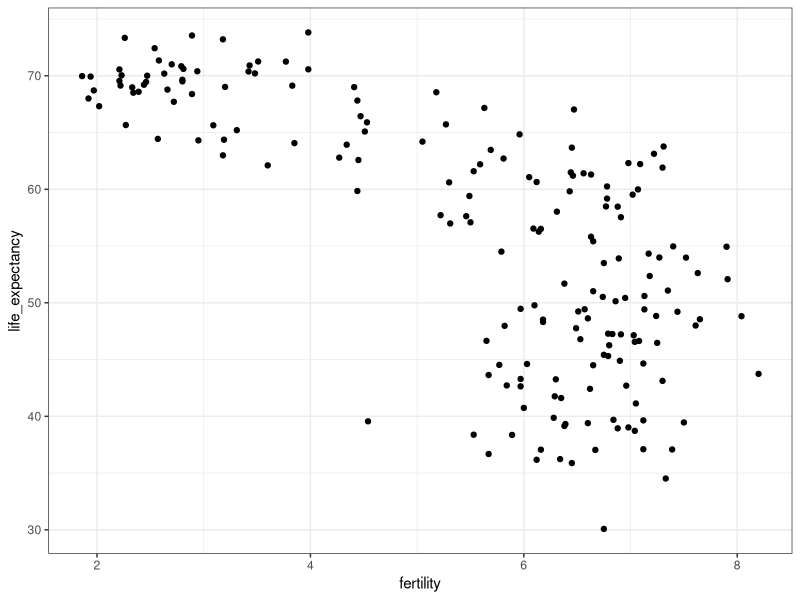
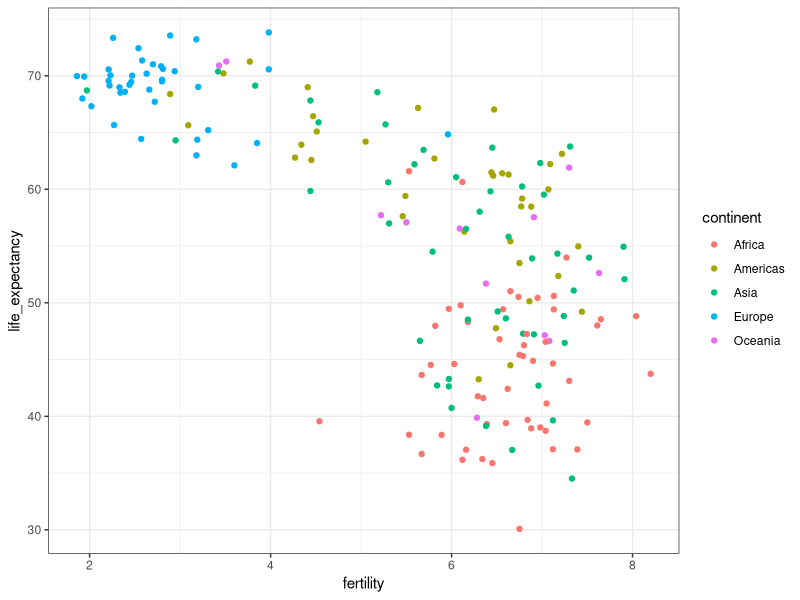
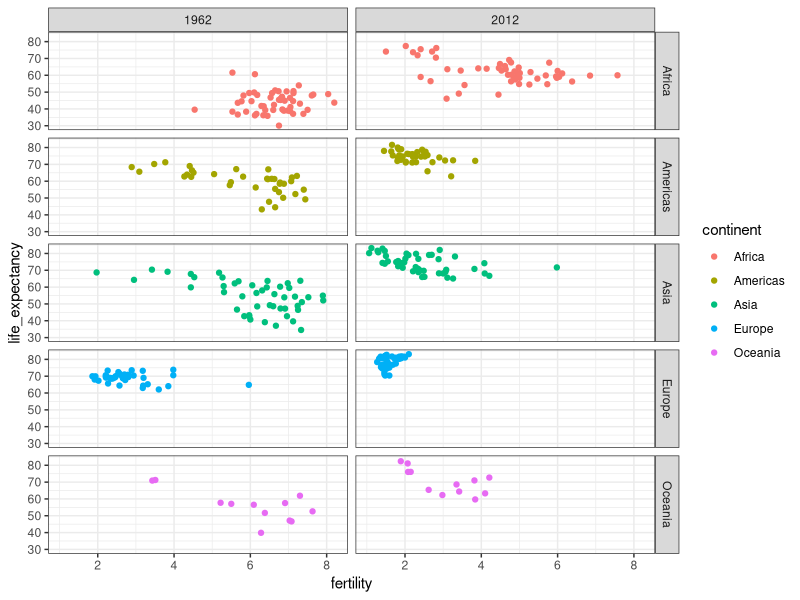
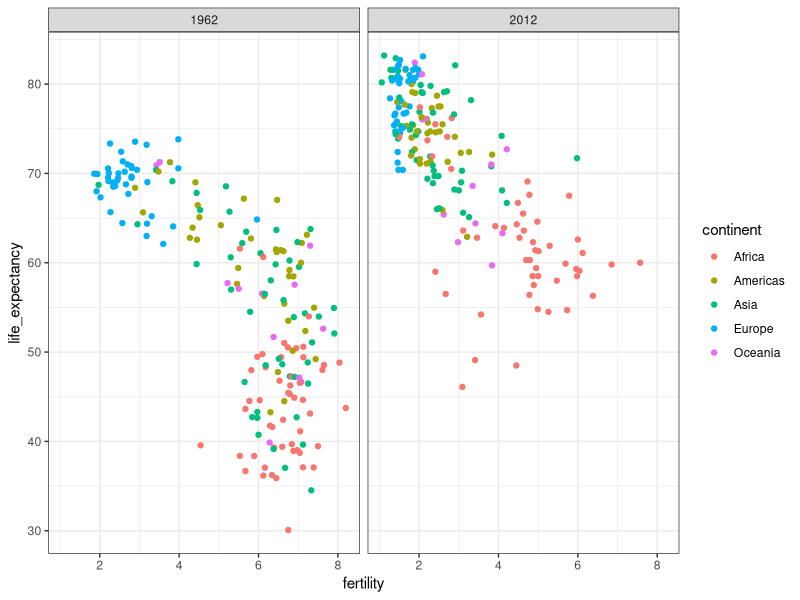
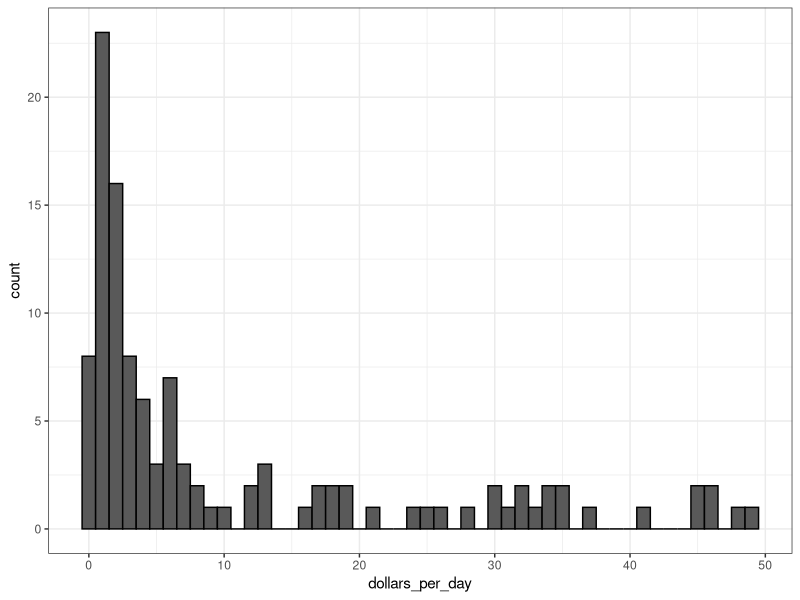
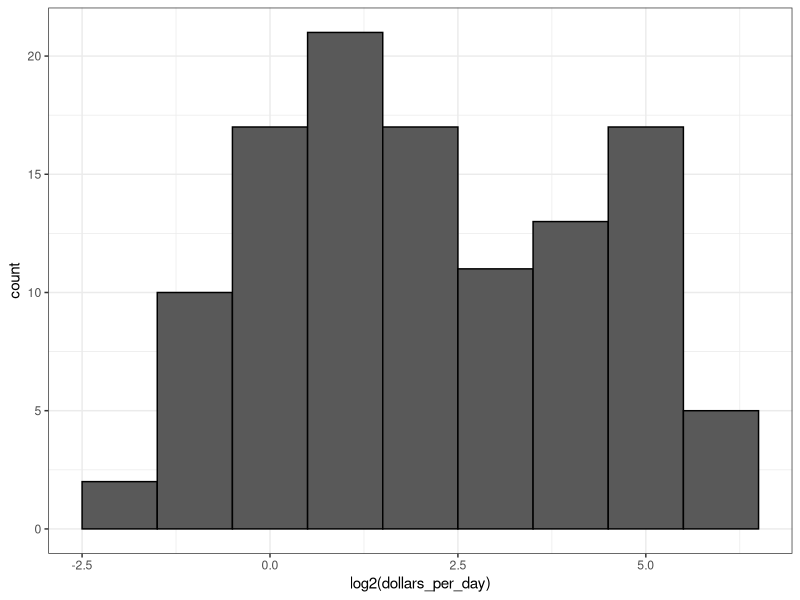
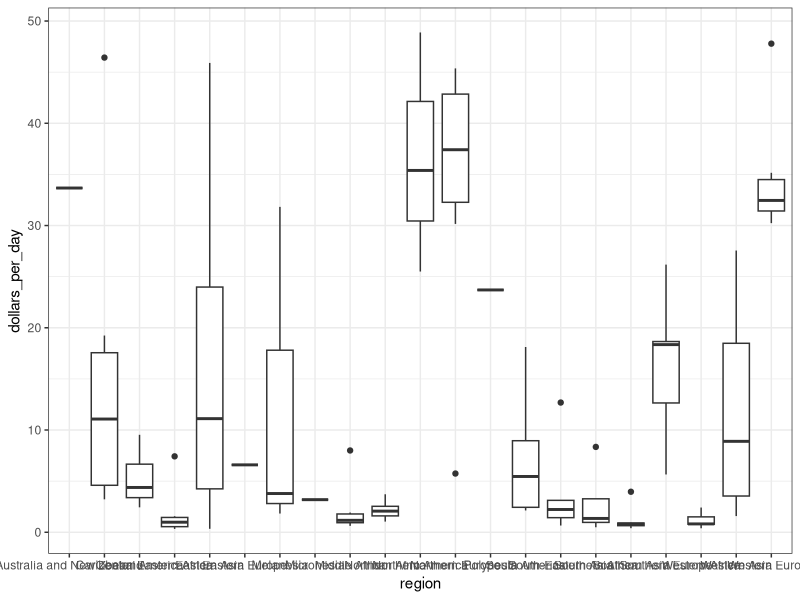
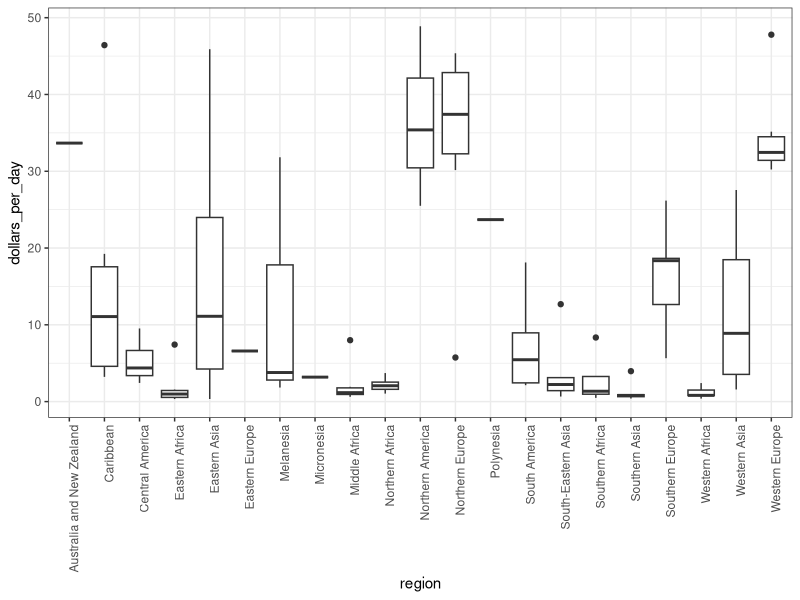

Recreate these plots in R, in order.
#In this analysis we will look at the gapminder data in the dslabs package that includes world economic data and health data.
#Load gapminder data
library(dslabs)
library(tidyverse)
data(gapminder)
head(gapminder)

#First we will look at a scatter plot of life expectancy vs fertility rate based on data from 1962.
#With this we will see if any trends have changed.
ds_theme_set()    
filter(gapminder, year == 1962) %>%
  ggplot(aes(fertility, life_expectancy)) +
  geom_point()
#In the next plot we add color as continet
filter(gapminder, year == 1962) %>%
  ggplot(aes(fertility, life_expectancy, color = continent)) +
  geom_point()

#In the next plot we compare the data from 1962 to the data from 2012 separated by continents
filter(gapminder, year %in% c(1962, 2012)) %>%
  ggplot(aes(fertility, life_expectancy, col = continent)) +
  geom_point() +
  facet_grid(continent ~ year)
#In this plot we compare the data from each year only
filter(gapminder, year %in% c(1962, 2012)) %>%
  ggplot(aes(fertility, life_expectancy, col = continent)) +
  geom_point() +
  facet_grid(. ~ year)

#Now we look at economoc data
gapminder <- gapminder %>%
  mutate(dollars_per_day = gdp/population/365)

#Histogram of dollars per day
past_year <- 1970
gapminder %>%
  filter(year == past_year & !is.na(gdp)) %>%
  ggplot(aes(dollars_per_day)) +
  geom_histogram(binwidth = 1, color = "black")
#Log2 scaled data histogram
gapminder %>%
  filter(year == past_year & !is.na(gdp)) %>%
  ggplot(aes(log2(dollars_per_day))) +
  geom_histogram(binwidth = 1, color = "black")

#We add region to gapminder data
gapminder <- gapminder %>%
  mutate(dollars_per_day = gdp/population/365)
# number of regions
length(levels(gapminder$region))

#Box plot of gdp per region in 1970
past_year <- 1970
p <- gapminder %>%
  filter(year == past_year & !is.na(gdp)) %>%
  ggplot(aes(region, dollars_per_day))
p + geom_boxplot()
#We rotate names on x axis
p + geom_boxplot() +
  theme(axis.text.x = element_text(angle = 90, hjust = 1))
#factor order alphabetical
fac <- factor(c("Asia", "Asia", "West", "West", "West"))
levels(fac)
#category means
value <- c(10, 11, 12, 6, 4)
fac <- reorder(fac, value, FUN = mean)
levels(fac)
#Order by median income and color by continent
p <- gapminder %>%
  filter(year == past_year & !is.na(gdp)) %>%
  mutate(region = reorder(region, dollars_per_day, FUN = median)) %>%    # reorder
  ggplot(aes(region, dollars_per_day, fill = continent)) +    # color by continent
  geom_boxplot() +
  theme(axis.text.x = element_text(angle = 90, hjust = 1)) +
  xlab("")
p
# log2 scale y-axis
p + scale_y_continuous(trans = "log2")
#adding data points
p + scale_y_continuous(trans = "log2") + geom_point(show.legend = FALSE)

#Comparing incomes of western worl vs developing world from 1970 to 2010
#Plotting histogram
gapminder <- gapminder %>%
  mutate(dollars_per_day = gdp/population/365)
past_year <- 1970

west <- c("Western Europe", "Northern Europe", "Southern Europe", "Northern America", "Australia and New Zealand")

gapminder %>%
  filter(year == past_year & !is.na(gdp)) %>%
  mutate(group = ifelse(region %in% west, "West", "Developing")) %>%
  ggplot(aes(dollars_per_day)) +
  geom_histogram(binwidth = 1, color = "black") +
  scale_x_continuous(trans = "log2") +
  facet_grid(. ~ group)
#Plots by year
present_year <- 2010
gapminder %>%
  filter(year %in% c(past_year, present_year) & !is.na(gdp)) %>%
  mutate(group = ifelse(region %in% west, "West", "Developing")) %>%
  ggplot(aes(dollars_per_day)) +
  geom_histogram(binwidth = 1, color = "black") +
  scale_x_continuous(trans = "log2") +
  facet_grid(year ~ group)

#Income distribution west vs developing
country_list_1 <- gapminder %>%
  filter(year == past_year & !is.na(dollars_per_day)) %>% .$country
country_list_2 <- gapminder %>%
  filter(year == present_year & !is.na(dollars_per_day)) %>% .$country
country_list <- intersect(country_list_1, country_list_2)

gapminder %>%
  filter(year %in% c(past_year, present_year) & country %in% country_list) %>%    # keep only selected countries
  mutate(group = ifelse(region %in% west, "West", "Developing")) %>%
  ggplot(aes(dollars_per_day)) +
  geom_histogram(binwidth = 1, color = "black") +
  scale_x_continuous(trans = "log2") +
  facet_grid(year ~ group)

#Boxtplot of income west vs developing world
p <- gapminder %>%
  filter(year %in% c(past_year, present_year) & country %in% country_list) %>%
  mutate(region = reorder(region, dollars_per_day, FUN = median)) %>%
  ggplot() +
  theme(axis.text.x = element_text(angle = 90, hjust = 1)) +
  xlab("") + scale_y_continuous(trans = "log2")

p + geom_boxplot(aes(region, dollars_per_day, fill = continent)) +
  facet_grid(year ~ .)
#arranging matching boxplots next to eachother colored by year
p + geom_boxplot(aes(region, dollars_per_day, fill = factor(year)))

#Make smooth density plot
gapminder %>%
  filter(year == past_year & country %in% country_list) %>%
  mutate(group = ifelse(region %in% west, "West", "Developing")) %>% group_by(group) %>%
  summarize(n = n()) %>% knitr::kable()

p <- gapminder %>%
  filter(year == past_year & country %in% country_list) %>%
  mutate(group = ifelse(region %in% west, "West", "Developing")) %>%
  ggplot(aes(dollars_per_day, y = ..count.., fill = group)) +
  scale_x_continuous(trans = "log2")
p + geom_density(alpha = 0.2, bw = 0.75) + facet_grid(year ~ .)

#adding new regions
gapminder <- gapminder %>%
  mutate(group = case_when(
    .$region %in% west ~ "West",
    .$region %in% c("Eastern Asia", "South-Eastern Asia") ~ "East Asia",
    .$region %in% c("Caribbean", "Central America", "South America") ~ "Latin America",
    .$continent == "Africa" & .$region != "Northern Africa" ~ "Sub-Saharan Africa",
    TRUE ~ "Others"))
#reorder factor levels
gapminder <- gapminder %>%
  mutate(group = factor(group, levels = c("Others", "Latin America", "East Asia", "Sub-Saharan Africa", "West")))

#Creating stacked density plot
p <- gapminder %>%
  filter(year %in% c(past_year, present_year) & country %in% country_list) %>%
  ggplot(aes(dollars_per_day, fill = group)) +
  scale_x_continuous(trans = "log2")

p + geom_density(alpha = 0.2, bw = 0.75, position = "stack") +
  facet_grid(year ~ .)
# weighted stacked density plot
gapminder %>%
  filter(year %in% c(past_year, present_year) & country %in% country_list) %>%
  group_by(year) %>%
  mutate(weight = population/sum(population*2)) %>%
  ungroup() %>%
  ggplot(aes(dollars_per_day, fill = group, weight = weight)) +
  scale_x_continuous(trans = "log2") +
  geom_density(alpha = 0.2, bw = 0.75, position = "stack") + facet_grid(year ~ .)

#Ecological fallacy
#looking at the variability within the groups
#adding more cases
gapminder <- gapminder %>%
  mutate(group = case_when(
    .$region %in% west ~ "The West",
    .$region %in% "Northern Africa" ~ "Northern Africa",
    .$region %in% c("Eastern Asia", "South-Eastern Asia") ~ "East Asia",
    .$region == "Southern Asia" ~ "Southern Asia",
    .$region %in% c("Central America", "South America", "Caribbean") ~ "Latin America",
    .$continent == "Africa" & .$region != "Northern Africa" ~ "Sub-Saharan Africa",
    .$region %in% c("Melanesia", "Micronesia", "Polynesia") ~ "Pacific Islands"))
#data frame with group average income and average infant survival rate
surv_income <- gapminder %>%
  filter(year %in% present_year & !is.na(gdp) & !is.na(infant_mortality) & !is.na(group)) %>%
  group_by(group) %>%
  summarize(income = sum(gdp)/sum(population)/365,
            infant_survival_rate = 1 - sum(infant_mortality/1000*population)/sum(population))
surv_income %>% arrange(income)

#Plotting infant survival vs income
surv_income %>% ggplot(aes(income, infant_survival_rate, label = group, color = group)) +
  scale_x_continuous(trans = "log2", limit = c(0.25, 150)) +
  scale_y_continuous(trans = "logit", limit = c(0.875, .9981),
                     breaks = c(.85, .90, .95, .99, .995, .998)) +
  geom_label(size = 3, show.legend = FALSE)
